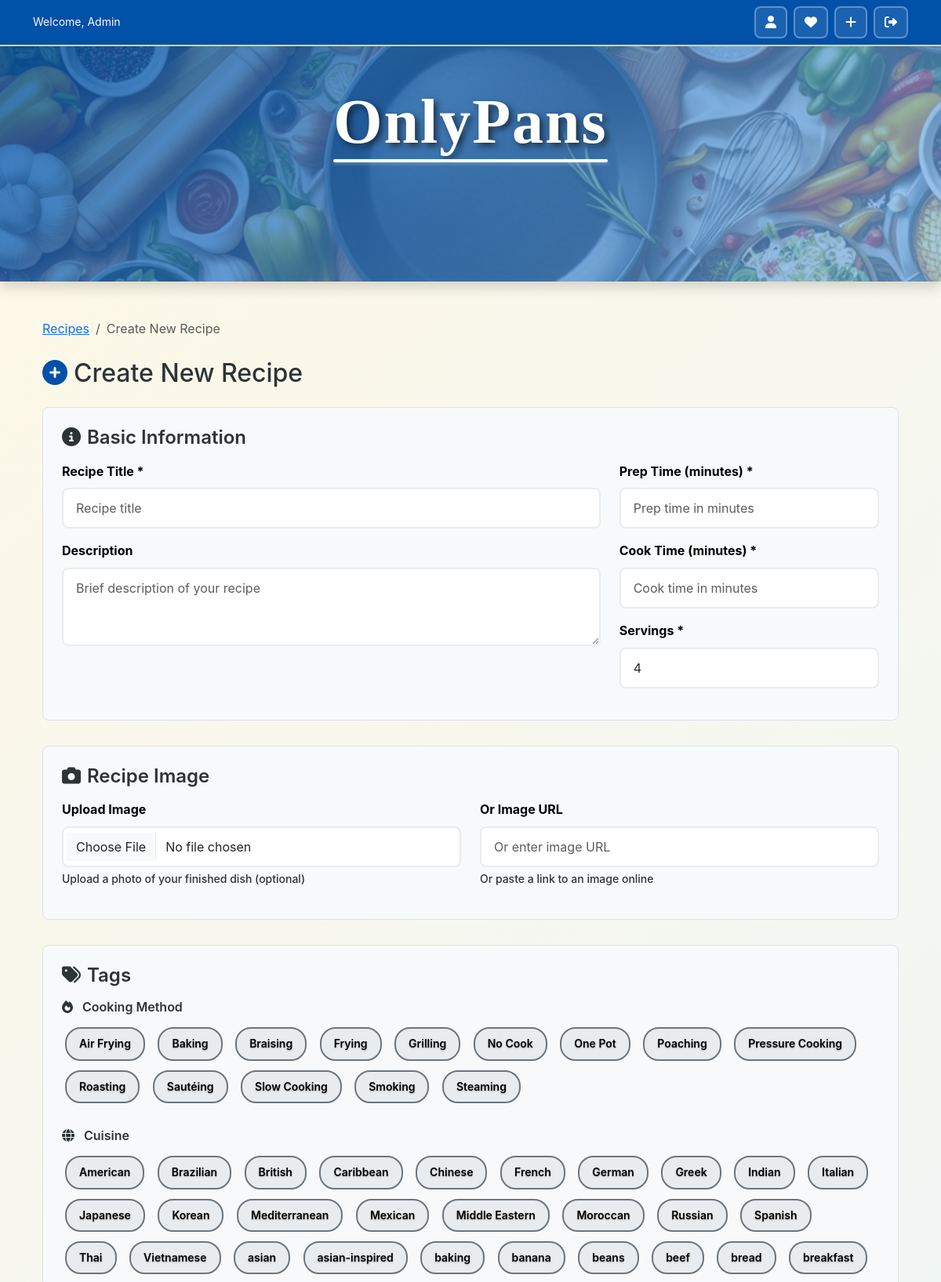
The page /create/ (signed in, upper part) on the database its author committed.
### recipes/models.py (models this page shows, shortened)
class Tag(models.Model):
    TAG_TYPES = [
        ('cuisine', 'Cuisine'),
        ('dietary', 'Dietary'),
        ('meal_type', 'Meal Type'),
        ('cooking_method', 'Cooking Method'),
        ('difficulty', 'Difficulty'),
    ]
    name = models.CharField(max_length=100, unique=True)
    tag_type = models.CharField(max_length=50, choices=TAG_TYPES)
    color = models.CharField(max_length=7, default='#6c757d',
                             help_text='Hex color like #FF5733')
    class Meta:
        ordering = ['tag_type', 'name']

### recipes/views.py (the view)
# urls.py: path('create/', views.recipe_create, name='recipe_create'),
@login_required
def recipe_create(request):
    if request.method == 'POST':
        form = RecipeForm(request.POST, request.FILES)
        ingredient_formset = RecipeIngredientFormSet(
            request.POST,
            prefix='ingredients'
        )
        step_formset = RecipeStepFormSet(
            request.POST,
            request.FILES,
            prefix='steps'
        )
        if (form.is_valid() and ingredient_formset.is_valid()
                and step_formset.is_valid()):
            recipe = form.save(commit=False)
            recipe.user = request.user
            recipe.save()
            form.save_m2m()  # Save many-to-many relationships (tags)
            ingredients = ingredient_formset.save(commit=False)
            for i, ingredient in enumerate(ingredients, 1):
                ingredient.recipe = recipe
                ingredient.order = i
                ingredient.save()
            steps = step_formset.save(commit=False)
            for i, step in enumerate(steps, 1):
                step.recipe = recipe
                step.step_number = i
                step.save()
            messages.success(
                request,
                'Recipe created successfully!'
            )
            return redirect('recipes:recipe_detail', slug=recipe.slug)
        else:
            pass
    else:
        form = RecipeForm()
        ingredient_formset = RecipeIngredientFormSet(prefix='ingredients')
        step_formset = RecipeStepFormSet(prefix='steps')
    context = {
        'form': form,
        'ingredient_formset': ingredient_formset,
        'step_formset': step_formset,
        'title': 'Create New Recipe'
    }
    return render(request, 'recipes/recipe_form.html', context)

### recipes/models.py (called while the page is built)
    def __str__(self):
        return self.name

    def __str__(self):
        return f"{self.name} ({self.abbreviation})"

### recipes/templates/recipes/recipe_form.html (shortened to what this page needs)
{% extends 'base.html' %}
{% load static %}
{% block content %}
<div class="container my-5">
    <nav aria-label="breadcrumb" class="mb-4">
        <ol class="breadcrumb">
            <li class="breadcrumb-item"><a href="{% url 'recipes:recipe_list' %}">Recipes</a></li>
            <li class="breadcrumb-item active">{{ title }}</li>
        </ol>
    </nav>
    <div class="recipe-form-container">
        <h2 class="mb-4">
            <i class="fas fa-plus-circle text-primary me-2"></i>{{ title }}
        </h2>
        <form method="post" enctype="multipart/form-data" id="recipe-form">
            <div class="form-section">
                <h4><i class="fas fa-info-circle me-2"></i>Basic Information</h4>
                <div class="row">
                    <div class="col-md-8">
                        <div class="mb-3">
                            <label for="{{ form.title.id_for_label }}" class="form-label">Recipe Title *</label>
                            {{ form.title }}
                        </div>
                        <div class="mb-3">
                            <label for="{{ form.description.id_for_label }}" class="form-label">Description</label>
                            {{ form.description }}
                        </div>
                    </div>
                    <div class="col-md-4">
                        <div class="mb-3">
                            <label for="{{ form.prep_time.id_for_label }}" class="form-label">Prep Time (minutes) *</label>
                            {{ form.prep_time }}
                        </div>
                        <div class="mb-3">
                            <label for="{{ form.cook_time.id_for_label }}" class="form-label">Cook Time (minutes) *</label>
                            {{ form.cook_time }}
                        </div>
                        <div class="mb-3">
                            <label for="{{ form.servings.id_for_label }}" class="form-label">Servings *</label>
                            {{ form.servings }}
                        </div>
                    </div>
                </div>
            </div>
            <div class="form-section">
                <h4><i class="fas fa-camera me-2"></i>Recipe Image</h4>
                <div class="row">
                    <div class="col-md-6">
                        <div class="mb-3">
                            <label for="{{ form.image.id_for_label }}" class="form-label">Upload Image</label>
                            {{ form.image }}
                            <div class="form-text">Upload a photo of your finished dish (optional)</div>
                        </div>
                    </div>
                    <div class="col-md-6">
                        <div class="mb-3">
                            <label for="{{ form.image_url.id_for_label }}" class="form-label">Or Image URL</label>
                            {{ form.image_url }}
                            <div class="form-text">Or paste a link to an image online</div>
                        </div>
                    </div>
                </div>
            </div>
            <div class="form-section">
                <h4><i class="fas fa-tags me-2"></i>Tags</h4>
                <div class="tag-categories">
                    {% regroup form.tags.field.queryset by tag_type as tags_by_type %}
                    {% for tag_type in tags_by_type %}
                        <div class="tag-category mb-4">
                            <h6 class="tag-category-title">
                                <i class="fas fa-{% if tag_type.grouper == 'dietary' %}leaf{% elif tag_type.grouper == 'cuisine' %}globe{% elif tag_type.grouper == 'meal_type' %}clock{% elif tag_type.grouper == 'cooking_method' %}fire{% else %}star{% endif %} me-2"></i>
                                {{ tag_type.list.0.get_tag_type_display }}
                            </h6>
                            <div class="tag-selection">
                                {% for tag in tag_type.list %}
                                    <label for="id_tags_{{ tag.id }}" class="tag tag-selectable me-2 mb-2"
                                           style="background-color: {{ tag.color }};"
                                           title="{{ tag.name }} - {{ tag.get_tag_type_display }}">
                                        {{ tag.name }}
                                    </label>
                                {% endfor %}
                            </div>
                        </div>
                    {% endfor %}
                </div>
            </div>
        </form>
    </div>
</div>
{% endblock %}

### templates/base.html (shortened to what this page needs)
{% load static %}
<!DOCTYPE html>
<html lang="en">
    <head>
        <link
            href="https://cdn.jsdelivr.net/npm/bootstrap@5.3.7/dist/css/bootstrap.min.css"
            rel="stylesheet"
        />
        <link
            rel="preload"
            href="https://cdnjs.cloudflare.com/ajax/libs/font-awesome/6.5.1/css/all.min.css"
            as="style"
            onload="this.onload=null;this.rel='stylesheet'"
        />
        {% if DEBUG %}
        <link rel="preload" href="{% static 'css/styles.css' %}" as="style" onload="this.onload=null;this.rel='stylesheet'">
        <noscript><link href="{% static 'css/styles.css' %}" rel="stylesheet"></noscript>
        {% else %}
        <link rel="preload" href="{% static 'css/styles.min.css' %}" as="style" onload="this.onload=null;this.rel='stylesheet'">
        {% endif %}
    </head>
    <body>
        <nav class="navbar navbar-dark bg-dark py-2">
            <div class="container">
                <div class="d-flex w-100 justify-content-between align-items-center">
                    {% if user.is_authenticated %}
                    <small class="text-light">
                        Welcome, {% if user.first_name %}{{ user.first_name|title }}{% else %}{{ user.username|title }}{% endif %}
                    </small>
                    {% else %}
                    <div></div>
                    {% endif %}
                    <div class="d-flex align-items-center">
                        {% if user.is_authenticated %}
                        <a class="btn btn-sm me-2"
                           href="{% url 'accounts:profile' %}"
                           aria-label="View your profile page"
                           data-bs-toggle="tooltip"
                           data-bs-placement="bottom"
                           title="Profile">
                            <i class="fas fa-user" aria-hidden="true"></i>
                        </a>
                        <a class="btn btn-sm me-2"
                           href="{% url 'recipes:liked_recipes' %}"
                           aria-label="View your liked recipes"
                           data-bs-toggle="tooltip"
                           data-bs-placement="bottom"
                           title="Liked Recipes">
                            <i class="fas fa-heart" aria-hidden="true"></i>
                        </a>
                        <a class="btn btn-sm me-2"
                           href="{% url 'recipes:recipe_create' %}"
                           aria-label="Create a new recipe"
                           data-bs-toggle="tooltip"
                           data-bs-placement="bottom"
                           title="Create Recipe">
                            <i class="fas fa-plus" aria-hidden="true"></i>
                        </a>
                        <a class="btn btn-sm"
                           href="#"
                           id="logoutBtn"
                           aria-label="Sign out of your account"
                           data-bs-toggle="tooltip"
                           data-bs-placement="bottom"
                           title="Logout">
                            <i class="fas fa-sign-out-alt" aria-hidden="true"></i>
                        </a>
                        {% endif %}
                    </div>
                </div>
            </div>
        </nav>
        <section class="onlypans-hero">
            <div class="container text-center">
                <h1 class="hero-brand">
                    <a href="{% url 'recipes:recipe_list' %}" class="text-decoration-none">
                        <span class="brand-highlight">OnlyPans</span>
                    </a>
                </h1>
            </div>
        </section>
    <main id="main-content" class="container mb-5">{% block content %}{% endblock %}</main>
    </body>
</html>

### templates/base.html (style rules this page uses)
:root { --primary-color: #0051a8; --secondary-color: #74b9ff; --accent-color: #fd79a8; --dark-color: #2d3436; --light-color: #ddd; --success-color: #00b894; --warning-color: #fdcb6e; --danger-color: #e17055; --info-color: #74b9ff; --font-family-serif: "Georgia", "Times New Roman", serif; --border-radius: 12px; --border-radius-sm: 6px; --box-shadow: 0 4px 6px rgba(0, 0, 0, 0.1); --box-shadow-sm: 0 2px 4px rgba(0, 0, 0, 0.1); --box-shadow-lg: 0 8px 25px rgba(0, 0, 0, 0.15); }
.navbar { background-color: var(--primary-color) !important; border-bottom: 3px solid var(--secondary-color); backdrop-filter: blur(10px); }
.onlypans-hero { background: linear-gradient(135deg, rgba(0, 81, 168, 0.8) 0%, rgba(116, 185, 255, 0.6) 100%), url("/static/images/heroimage.webp"); background-size: cover; background-position: center; background-repeat: no-repeat; padding: 3rem 0 2rem 0; box-shadow: var(--box-shadow-lg); position: relative; min-height: 300px; }
.hero-brand { font-size: 4rem !important; font-weight: 900 !important; margin-bottom: 1.5rem; color: white; text-shadow: 4px 4px 8px rgba(0, 0, 0, 0.6); font-family: var(--font-family-serif); letter-spacing: 2px; }

### rows shown on the page
Tag: list.0.tag_type "Cooking Method", name "Air Frying"
Tag: name "Baking"
Tag: name "Braising"
Tag: name "Frying"
Tag: name "Grilling"
Tag: name "No Cook"
Tag: name "One Pot"
Tag: name "Poaching"
Tag: name "Pressure Cooking"
Tag: name "Roasting"
Tag: name "Sautéing"
Tag: name "Slow Cooking"
Tag: name "Smoking"
Tag: name "Steaming"
Tag: list.0.tag_type "Cuisine", name "American"
Tag: name "Brazilian"
Tag: name "British"
Tag: name "Caribbean"
Tag: name "Chinese"
Tag: name "French"
Tag: name "German"
Tag: name "Greek"
Tag: name "Indian"
Tag: name "Italian"
Tag: name "Japanese"
Tag: name "Korean"
Tag: name "Mediterranean"
Tag: name "Mexican"
Tag: name "Middle Eastern"
Tag: name "Moroccan"
Tag: name "Russian"
Tag: name "Spanish"
Tag: name "Thai"
Tag: name "Vietnamese"
Tag: name "asian"
Tag: name "asian-inspired"
Tag: name "baking"
Tag: name "banana"
Tag: name "beans"
Tag: name "beef"
Tag: name "bread"
Tag: name "breakfast"

### other values the page prints
{{ user.username|title }} "Admin"
{{ title }} "Create New Recipe"
